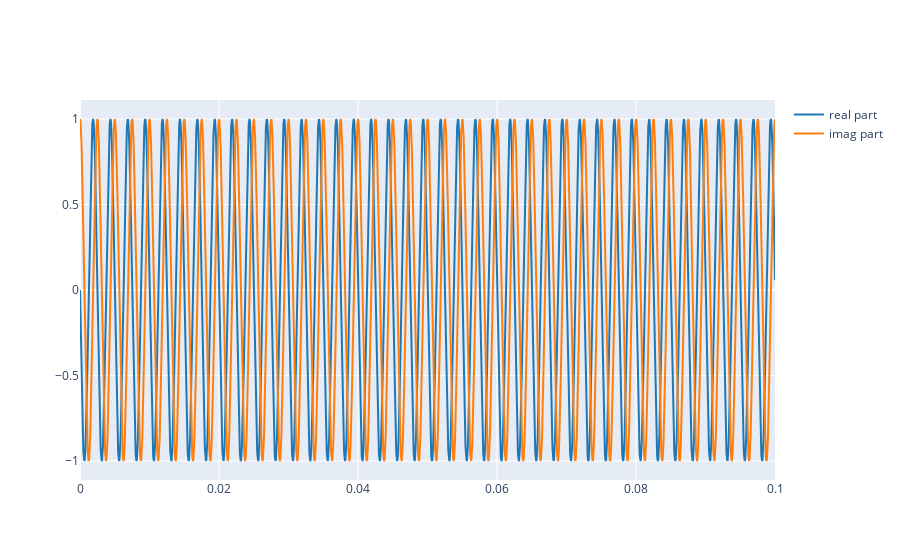

The notebook cell this image was saved under:
### Markdown cell above
Now we can plot the real and imaginary part of this signal:

### Code cell
plot_signals([np.real(x), np.imag(x)], fs, name=['real part', 'imag part'])

### Figure 1 — Plotly figure (JSON) as saved in the notebook; plotly's stock layout.template omitted (floating-point values rounded to 4 significant figures; data arrays with more than 128 entries replaced by an {"elided": "..."} marker saying what was removed)
{"data": [{"line": {"color": "#1f77b4", "shape": "linear"}, "mode": "lines", "name": "real part", "type": "scatter", "x": {"elided": "4410 float values"}, "y": {"elided": "4410 float values"}}, {"line": {"color": "#ff7f0e", "shape": "linear"}, "mode": "lines", "name": "imag part", "type": "scatter", "x": {"elided": "4410 float values"}, "y": {"elided": "4410 float values"}}], "layout": {}}
